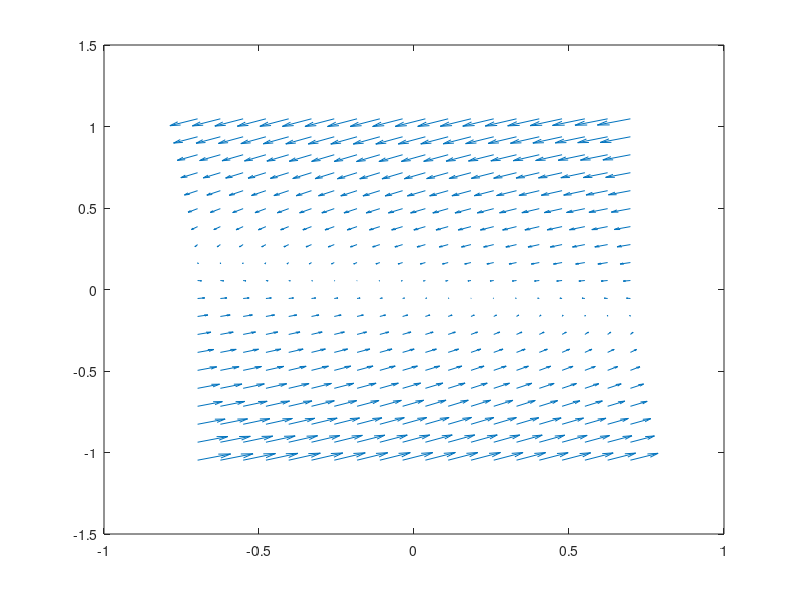

Reproduce this figure in MATLAB.
clc
clear all

%% Parameters

mass=1725;
Jz=1300;
L=1.35+1.15;
lambda=1.35/L;
f=lambda*L;
b=(1-lambda)*L;
C12=90e3;
C34=100e3;
is=12;
vx=20;
delta_ss=0/is*(pi/180);%(-45:1:45)./is*(pi/180);
mu = 0.9;
g = 9.81;
Fz12=mass*g*(1-lambda);
Fz34=mass*g*lambda;
r = linspace(-60,60,20).*pi./180;
v_y = linspace(-40,40,20).*pi./180;
[vy, psidot] = meshgrid(v_y,r);

for i=1:length(delta_ss)
    delta = delta_ss(i);
    
    % Slip Angle calculation
    alpha12_mat = atan((vy+psidot*f)/vx) - delta;
    alpha34_mat = atan((vy-psidot*b)/vx);

    % Lambda Calculation
    l12_mat = mu*Fz12./(2*C12*abs(tan(alpha12_mat)));
    l34_mat = mu*Fz34./(2*C34*abs(tan(alpha34_mat)));
    [m,n] = size(l12_mat);
    % Force Calculation based on lambda
    for j=1:m
        for k=1:n
            l12 = l12_mat(j,k);
            l34 = l34_mat(j,k);
            alpha12 = alpha12_mat(j,k);
            alpha34 = alpha34_mat(j,k);

            if l12 >= 1
                Fy12(j,k) = -C12*tan(alpha12);
            else
                Fy12(j,k) = -C12*tan(alpha12)*l12*(2-l12);
            end

            if l34 >= 1
                Fy34(j,k) = -C34*tan(alpha34);
            else
                Fy34(j,k) = -C34*tan(alpha34)*l34*(2-l34);
            end
        end
    end
    
    %% Coefficients of ODE system
    a1 = -((C12+C34)/mass*vx);
    a2 = (((b*C34-f*C12)/mass*vx)-vx);
    a3 = -(C12*delta)/mass;
    b1 = ((b*C34-f*C12)/(Jz*vx));
    b2 = -((f*f*C12+b*b*C34)/Jz*vx);
    b3 = (f*C12*delta)/mass;

    %% Solving equations for steady state

%     syms x y
%     eqn1 = a1*x + a2*y == -a3;
%     eqn2 = b1*x + b2*y == -b3;
% 
%     sol = solve([eqn1, eqn2], [x, y]);
%     mat(i,1) = sol.x;
%     mat(i,2) = sol.y;
% figure(1);
% plot(delta_ss.*is*180/pi,mat(:,2))

%% ODEs
vydot = (Fy34+Fy12*cos(delta))./mass-psidot*vx; % y-acceleration
psiddot = (f*Fy12*cos(delta)-b*Fy34)/Jz; % Yaw rate angular acceleration
end
% vydot = a1*vy + a2*psidot + a3;
% psiddot = b1*vy + b2*psidot + b3;

%% Phase portrait generation
figure(2);
quiver(vy,psidot,vydot,psiddot)